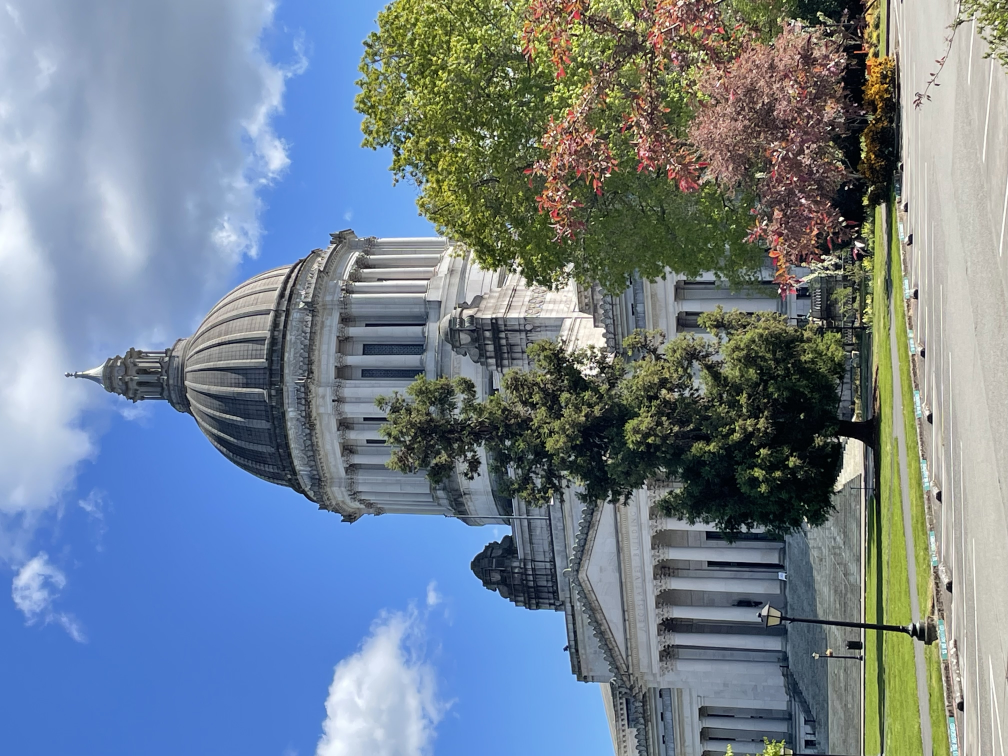
#> input picture IMG_2471.jpg, 4032 x 3024 px, found by its file name (shown at 1/4 size)
$ python edge_detection.py
#> lines starting #> are read from the running program, lines starting #| are printed output that depends on the picture
from scipy import fftpack
import numpy as np
import imageio
from PIL import Image, ImageDraw
import os
from scipy.ndimage import convolve

#get image data and convert to grayscale
filename = 'IMG_2471.jpg'
imagenew = Image.open('/home/aksin/Pyprog/ImageProcessing/images/'+filename)
#> imagenew is the input picture: PIL image 4032x3024 RGB; mean R, G, B 115.2, 130.4, 144.8
image1 = imagenew.convert('L')
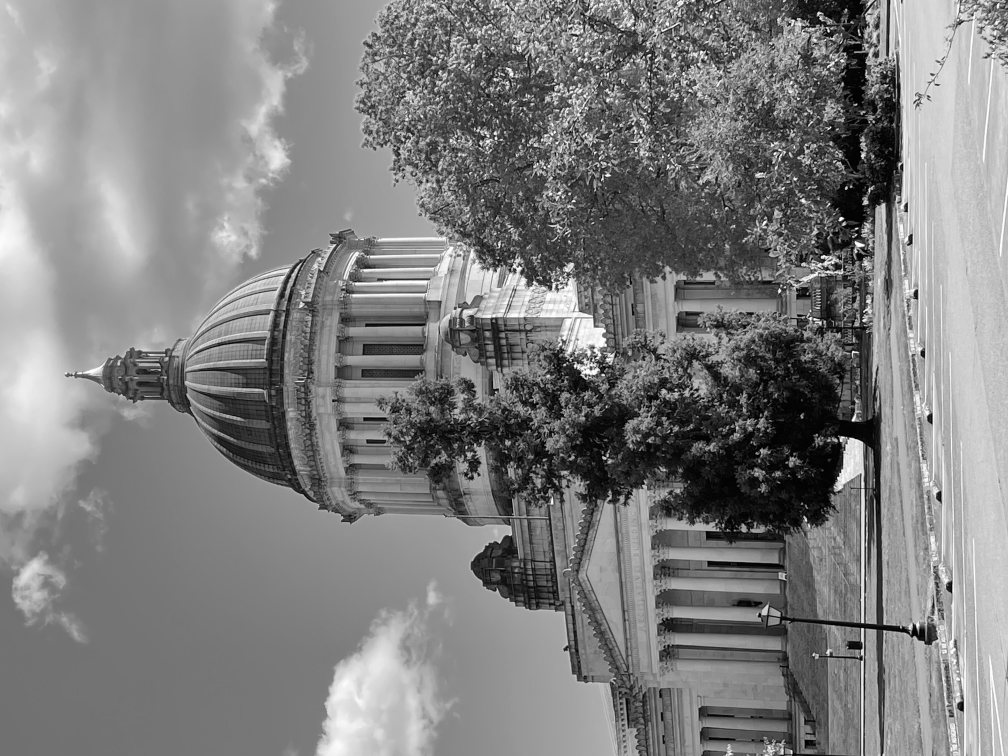
#> image1: PIL image 4032x3024 L (shown at 1/4 size); min 0, max 255, mean 127.5
image1=image1.rotate(270)
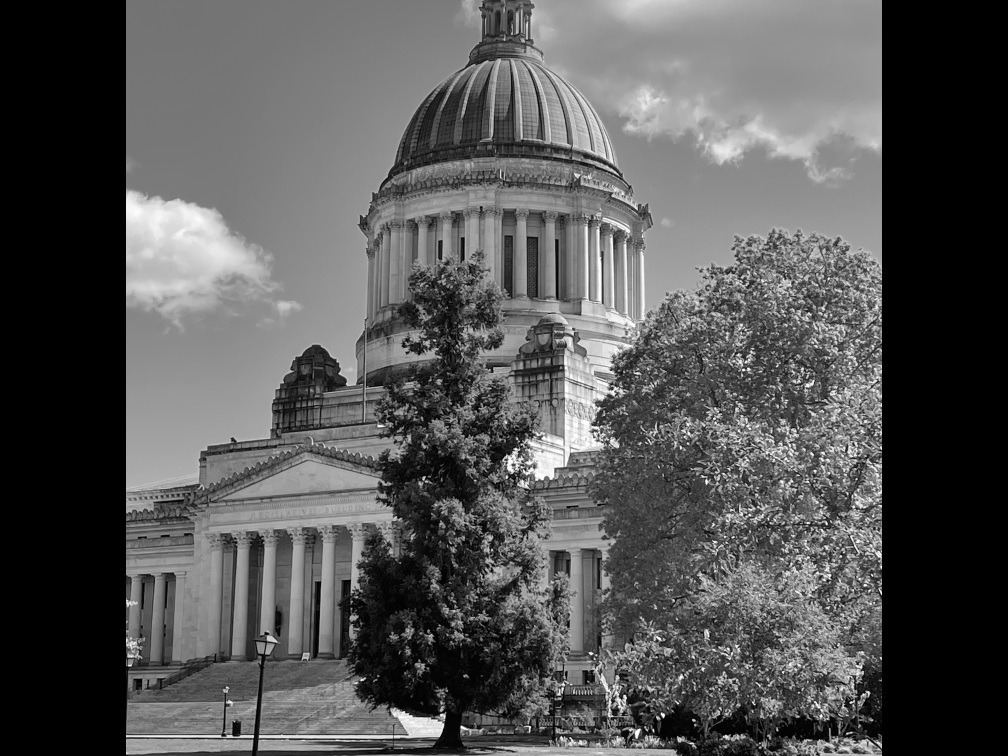
#> image1: PIL image 4032x3024 L (shown at 1/4 size); min 0, max 255, mean 85.3
image1_np=np.array(image1)
image1.show()


#define edge detecting kernel
kernel = np.array([
				   [ 0,  1,  0],
                   [ 1, -4,  1],
                   [ 0,  1,  0]
                    ]) / 10

#convolve kernel and image arrays
convolution= convolve(image1_np, kernel)
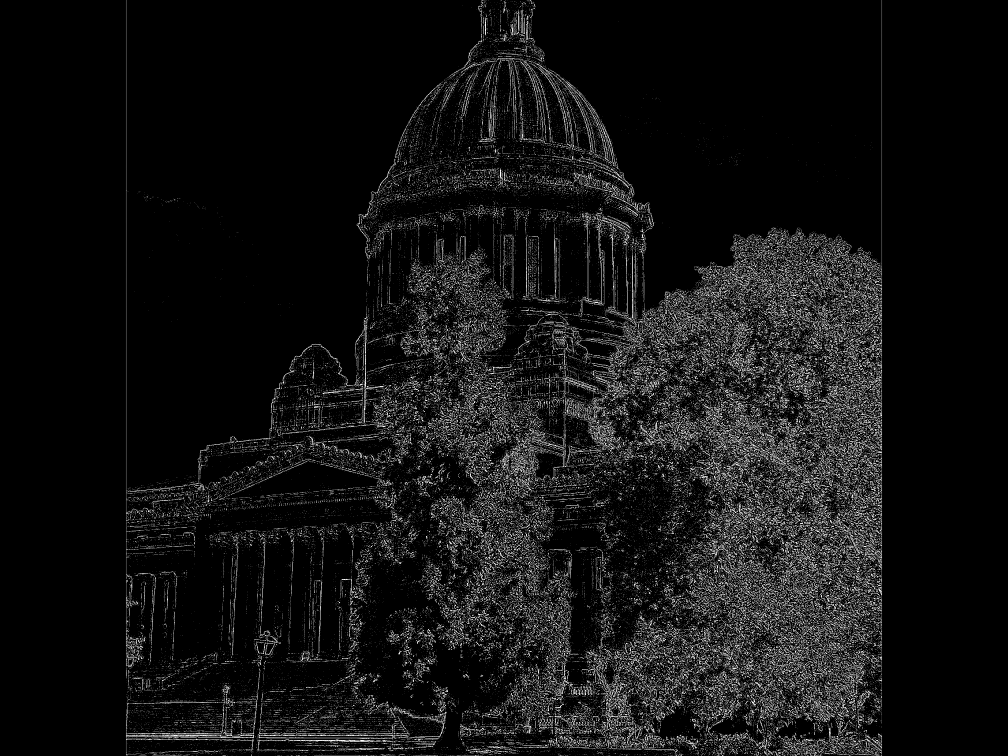
#> convolution: shape (3024, 4032) (shown at 1/4 size); min 0, max 255, mean 19

#write the image
imageio.imwrite('/home/aksin/Pyprog/ImageProcessing/images/'+'convoluted'+filename, convolution.astype(np.uint8))

#show convoluted image (image containing the edges)
convol_img	= Image.open('/home/aksin/Pyprog/ImageProcessing/images/'+'convoluted'+filename)

convol_img.show()
